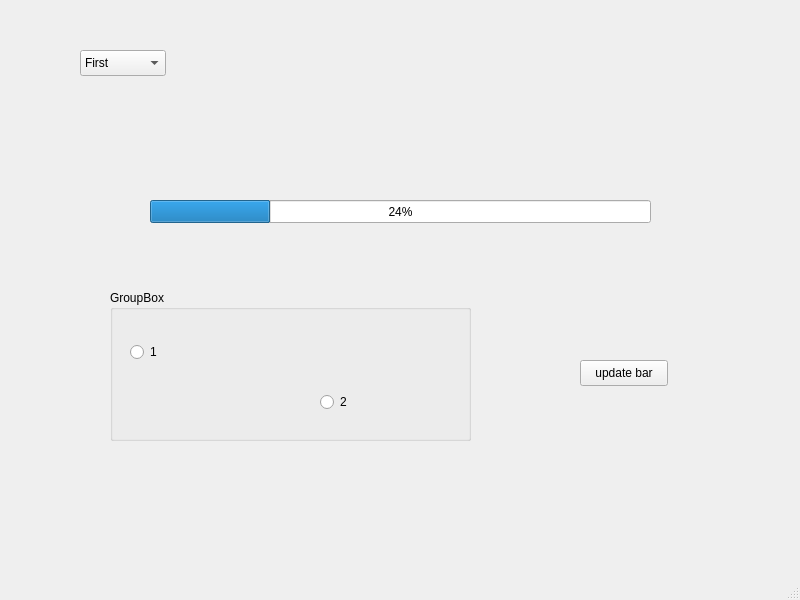
<?xml version="1.0" encoding="UTF-8"?>
<ui version="4.0">
 <class>MainWindow</class>
 <widget class="QMainWindow" name="MainWindow">
  <property name="geometry">
   <rect>
    <x>0</x>
    <y>0</y>
    <width>800</width>
    <height>600</height>
   </rect>
  </property>
  <property name="windowTitle">
   <string>MainWindow</string>
  </property>
  <widget class="QWidget" name="centralwidget">
   <widget class="QGroupBox" name="groupBox">
    <property name="geometry">
     <rect>
      <x>110</x>
      <y>290</y>
      <width>361</width>
      <height>151</height>
     </rect>
    </property>
    <property name="title">
     <string>GroupBox</string>
    </property>
    <widget class="QRadioButton" name="rb_1">
     <property name="geometry">
      <rect>
       <x>20</x>
       <y>50</y>
       <width>111</width>
       <height>24</height>
      </rect>
     </property>
     <property name="text">
      <string>1</string>
     </property>
    </widget>
    <widget class="QRadioButton" name="rb_2">
     <property name="geometry">
      <rect>
       <x>210</x>
       <y>100</y>
       <width>111</width>
       <height>24</height>
      </rect>
     </property>
     <property name="text">
      <string>2</string>
     </property>
    </widget>
   </widget>
   <widget class="QProgressBar" name="pb_progress">
    <property name="geometry">
     <rect>
      <x>150</x>
      <y>200</y>
      <width>501</width>
      <height>23</height>
     </rect>
    </property>
    <property name="value">
     <number>24</number>
    </property>
   </widget>
   <widget class="QPushButton" name="pb_updateBar">
    <property name="geometry">
     <rect>
      <x>580</x>
      <y>360</y>
      <width>88</width>
      <height>26</height>
     </rect>
    </property>
    <property name="text">
     <string>update bar</string>
    </property>
    <property name="checkable">
     <bool>true</bool>
    </property>
   </widget>
   <widget class="QComboBox" name="cb_list">
    <property name="geometry">
     <rect>
      <x>80</x>
      <y>50</y>
      <width>86</width>
      <height>26</height>
     </rect>
    </property>
    <item>
     <property name="text">
      <string>First</string>
     </property>
    </item>
    <item>
     <property name="text">
      <string>Second</string>
     </property>
    </item>
   </widget>
  </widget>
  <widget class="QMenuBar" name="menubar">
   <property name="geometry">
    <rect>
     <x>0</x>
     <y>0</y>
     <width>800</width>
     <height>23</height>
    </rect>
   </property>
  </widget>
  <widget class="QStatusBar" name="statusbar"/>
 </widget>
 <resources/>
 <connections/>
</ui>
